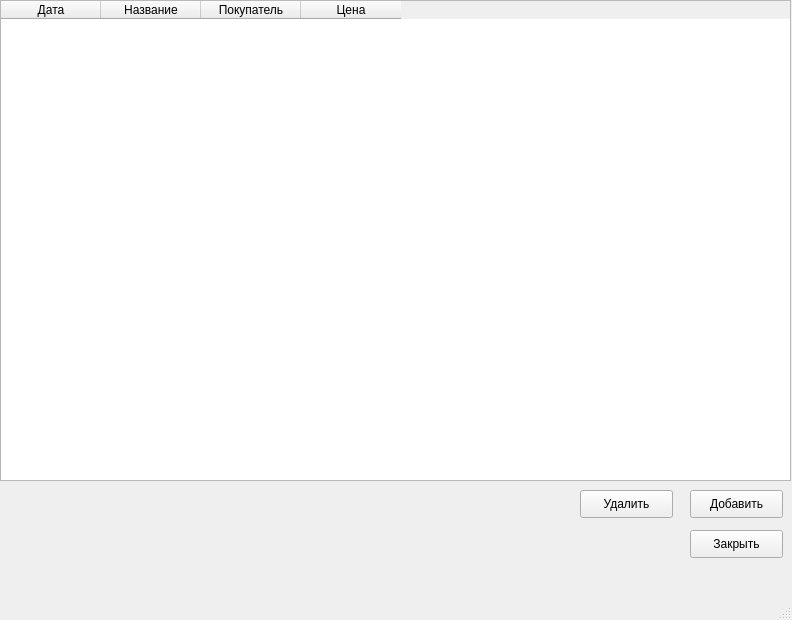
<?xml version="1.0" encoding="UTF-8"?>
<ui version="4.0">
 <class>MainWindow</class>
 <widget class="QMainWindow" name="MainWindow">
  <property name="geometry">
   <rect>
    <x>0</x>
    <y>0</y>
    <width>792</width>
    <height>620</height>
   </rect>
  </property>
  <property name="windowTitle">
   <string>MainWindow</string>
  </property>
  <widget class="QWidget" name="centralwidget">
   <widget class="QPushButton" name="pushButton_add">
    <property name="geometry">
     <rect>
      <x>690</x>
      <y>490</y>
      <width>93</width>
      <height>28</height>
     </rect>
    </property>
    <property name="text">
     <string>Добавить</string>
    </property>
   </widget>
   <widget class="QPushButton" name="pushButton_del">
    <property name="geometry">
     <rect>
      <x>580</x>
      <y>490</y>
      <width>93</width>
      <height>28</height>
     </rect>
    </property>
    <property name="text">
     <string>Удалить</string>
    </property>
   </widget>
   <widget class="QTableWidget" name="tableWidget">
    <property name="geometry">
     <rect>
      <x>0</x>
      <y>0</y>
      <width>791</width>
      <height>481</height>
     </rect>
    </property>
    <column>
     <property name="text">
      <string>Дата</string>
     </property>
    </column>
    <column>
     <property name="text">
      <string>Название</string>
     </property>
    </column>
    <column>
     <property name="text">
      <string>Покупатель</string>
     </property>
    </column>
    <column>
     <property name="text">
      <string>Цена</string>
     </property>
    </column>
   </widget>
   <widget class="QPushButton" name="pushButton_close">
    <property name="geometry">
     <rect>
      <x>690</x>
      <y>530</y>
      <width>93</width>
      <height>28</height>
     </rect>
    </property>
    <property name="text">
     <string>Закрыть</string>
    </property>
   </widget>
  </widget>
  <widget class="QMenuBar" name="menubar">
   <property name="geometry">
    <rect>
     <x>0</x>
     <y>0</y>
     <width>792</width>
     <height>26</height>
    </rect>
   </property>
  </widget>
  <widget class="QStatusBar" name="statusbar"/>
 </widget>
 <resources/>
 <connections/>
</ui>
